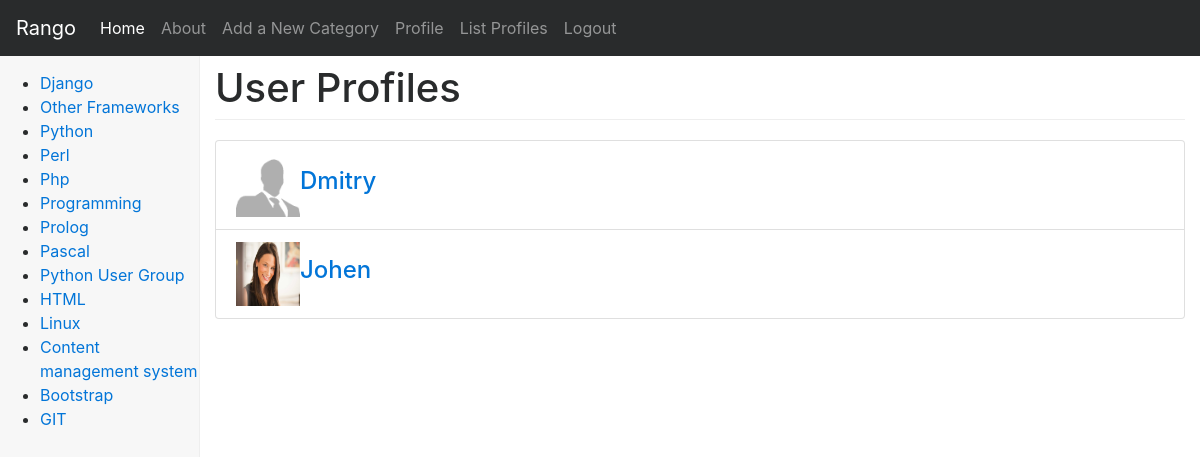
Page /rango/profiles/ (signed in) on the committed database.
### rango/models.py (models this page shows, shortened)
class Category(models.Model):
    name = models.CharField(max_length=MAX_LENGTH_128, unique=True)
    views = models.PositiveIntegerField(default=0)
    likes = models.PositiveIntegerField(default=0)
    slug = models.SlugField(unique=True)
    class Meta:
        verbose_name_plural = "Categories"

class UserProfile(models.Model):
    user = models.OneToOneField(User)
    website = models.URLField(blank=True)
    picture = models.ImageField(upload_to='profile_images', blank=True)

### rango/views.py (the view)
# urls.py: url(r'profiles/$', views.list_profiles, name='list_profiles'),
@login_required
def list_profiles(request):
    userprofile_list = UserProfile.objects.all()
    return render(request, 'rango/list_profiles.html', {'userprofile_list': userprofile_list, })

### rango/templatetags/rango_template_tags.py (called while the page is built)
@register.inclusion_tag('rango/cats.html')
def get_category_list(cat=None):
    return {'cats': Category.objects.all(),
            'act_cat': cat}

### templates/rango/list_profiles.html (shortened to what this page needs)
{% extends "rango/base.html" %}
{% load staticfiles %}
{% block body_block %}
<h1>User Profiles</h1>
    <div class="panel">
    {% if userprofile_list %}
        <div class="panel-body">
            <div class="list-group">
                {% for listuser in userprofile_list %}
                <div class="list-group-item">
                    {% if listuser.picture %}
                    <img src="{{ MEDIA_URL }}{{ listuser.picture }}" alt="user picture" width="64" height="64">
                    {% else %}
                    <img src="http://lorempixel.com/64/64/people/" alt="people">
                    {% endif %}
                    <h4 class="list-group-item-heading">
                        <a href="{% url 'rango:profile' listuser.user.username %}">{{ listuser.user.username }}</a>
                    </h4>
                </div>
                {% endfor %}
            </div>
        </div>
    {% else %}
        <p>There are no users for the site.</p>
    {% endif %}
    </div>
{% endblock %}

### templates/rango/cats.html
<ul>
    {% if cats %}
        {% for c in cats %}
            {% if c == act_cat %}
                <li>
                    <strong>
                        <a href="{% url 'rango:show_category' c.slug %}">{{ c.name }}</a>
                    </strong>
                </li>
            {% else %}
                <li>
                    <a href="{% url 'rango:show_category' c.slug %}">{{ c.name }}</a>
                </li>
            {% endif %}
        {% endfor %}
    {% else %}
        <li><strong>There are no categories present.</strong></li>
    {% endif %}
</ul>

### static/css/dashboard.css (style rules this page uses)
body { padding-top: 50px; }
h1 { margin-bottom: 20px; padding-bottom: 9px; border-bottom: 1px solid #eee; }

### rows in the picture
Category: name "Django"
Category: name "Other Frameworks"
Category: name "Python"
Category: name "Perl"
Category: name "Php"
Category: name "Programming"
Category: name "Prolog"
Category: name "Pascal"
Category: name "Python User Group"
Category: name "HTML"
Category: name "Linux"
Category: name "Content management system"
Category: name "Bootstrap"
Category: name "GIT"
UserProfile: picture (picture), user.username "Dmitry"
UserProfile: picture (picture), user.username "Johen"
